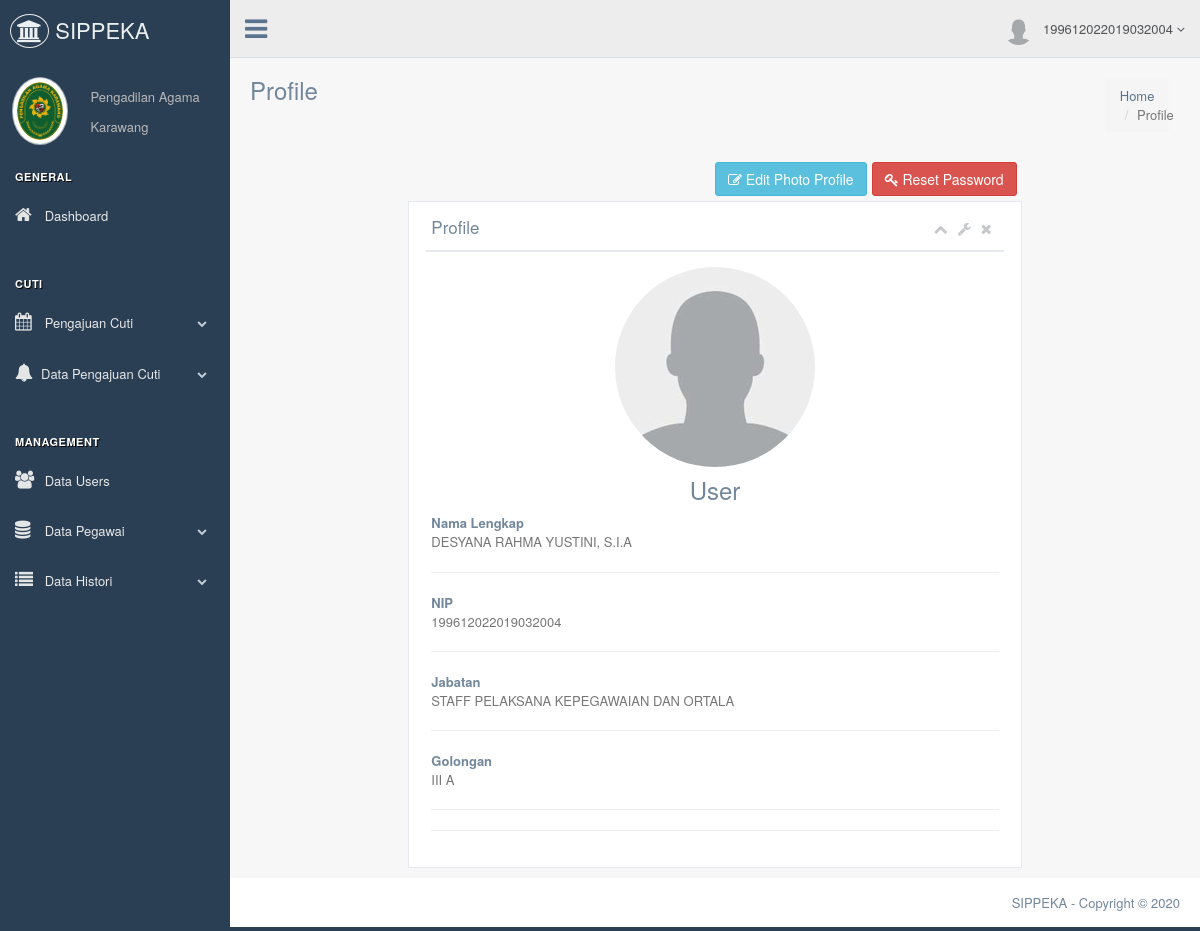
The page /admin/index.php?page=profile (signed in) on the database its author committed.
### tables this page shows
CREATE TABLE `pegawai` (
  `id_pegawai` int(25) NOT NULL,
  `nama_pegawai` varchar(225) NOT NULL,
  `nip` varchar(225) NOT NULL,
  `id_jabatan` int(25) NOT NULL,
  `id_golongan` int(25) NOT NULL,
  `unit_kerja` varchar(225) NOT NULL
);

CREATE TABLE `jabatan` (
  `id_jabatan` int(25) NOT NULL,
  `nama_jabatan` varchar(225) NOT NULL
);

CREATE TABLE `golongan` (
  `id_golongan` int(25) NOT NULL,
  `nama_golongan` varchar(255) NOT NULL
);

### admin/profile.php (the view, shortened to what this page needs)
<div class="page-title">
    <div class="title_left">
      <h3>Profile</h3>
    </div>
    <div class="title_right">
      <div class="col-md-2 col-sm-2 col-xs-12 pull-right">
        <ol class="breadcrumb float-sm-right">
          <li class="breadcrumb-item"><a href="#">Home</a></li>
          <li class="breadcrumb-item active">Profile</li>
        </ol>
      </div>
    </div>
  </div>
  <div class="row">
    <div class="col-md-2 col-sm-2 col-xs-2"></div>
    <div class="col-md-8 col-sm-12 col-xs-12">
      <a href="#" class="btn btn-danger pull-right" data-toggle="modal" data-target=".btn-resetpass"><i class="fa fa-key"></i> Reset Password</a>
      <a href="#" class="btn btn-info pull-right" data-toggle="modal" data-target=".btn-edit-profile"><i class="fa fa-edit"></i> Edit Photo Profile</a>
      <div class="x_panel">
        <div class="x_title">
          <h2>Profile</h2>
          <ul class="nav navbar-right panel_toolbox">
            <li><a class="collapse-link"><i class="fa fa-chevron-up"></i></a>
            </li>
            <li class="dropdown">
              <a href="#" class="dropdown-toggle" data-toggle="dropdown" role="button" aria-expanded="false"><i
                  class="fa fa-wrench"></i></a>
            </li>
            <li><a class="close-link"><i class="fa fa-close"></i></a>
            </li>
          </ul>
          <div class="clearfix"></div>
        </div>
        <?php
        include '../database/koneksi.php';
        $query = mysqli_query($koneksi,"SELECT * FROM pegawai pg, jabatan jb, golongan gl  WHERE nip='$nip' and pg.id_jabatan=jb.id_jabatan and pg.id_golongan=gl.id_golongan ");
        $row = mysqli_fetch_array($query);
        $selectfoto = mysqli_query($koneksi, "SELECT * FROM user WHERE nip='$nip'");
        $row2 = mysqli_fetch_array($selectfoto);
         ?>
        <div class="x_content">
          <div class="text-center">
            <?php
            if (empty($row2['foto'])) {
            ?>
                <img src="../build/images/user.png" class="img-circle">
            <?php
          } elseif (!empty($row2['foto'])) {
            ?>
                <img src="../build/images/thump_<?php echo $row2['foto']; ?>" class="img-circle">
            <?php
            }
             ?>
          </div>
          <h3 class="profile-username text-center">User</h3>
          <strong>Nama Lengkap</strong>
          <p class="text-muted"><?php echo $row['nama_pegawai']; ?></p>
          <hr>
          <strong>NIP</strong>
          <p class="text-muted"><?php echo $row['nip']; ?></p>
          <hr>
          <strong>Jabatan</strong>
          <p class="text-muted"><?php echo $row['nama_jabatan']; ?></p>
          <hr>
          <strong>Golongan</strong>
          <p class="text-muted"><?php echo $row['nama_golongan']; ?></p>
          <hr>
          <hr>
        </div>
      </div>
    </div>
    <div class="col-md-2 col-sm-2 col-xs-2"></div>
  </div>

### rows shown on the page
pegawai: nama_pegawai "DESYANA RAHMA YUSTINI, S.I.A", nip "199612022019032004", id_jabatan.nama_jabatan "STAFF PELAKSANA KEPEGAWAIAN DAN ORTALA", id_golongan.nama_golongan "III A"

### other values the page prints
$nip "199612022019032004"
